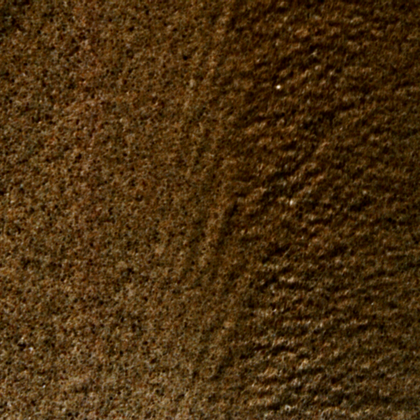
%> input picture MASTER_mispa/TUT.IMG.lbp/matlab/Sand.1.png, 420 x 420 px, shrunk from 512 x 512 before the run, given in place of Sand.1.bmp, which was not available
$ octave demo.m   (GNU Octave 9; MATLAB toolbox functions it lacks are replaced by stand-ins)
%> lines starting %> are read from the running program, lines starting %| are printed output that depends on the picture; pictures that were not available may be replaced by others from this repository, and a replacement may not be noted
### MASTER_mispa/TUT.IMG.lbp/matlab/LBP.m
function h = LBP(A)
% Local Binary Pattern of image A
% construct descriptor for each pixel, then evaluate histogram
% A: grayscale image
[m,n] = size(A);

B = zeros(m,n);

% binary code for pixel description
code = [1 2 4; 8 0 16; 32 64 128];

% loop over all pixels
parfor i=2:m-1
    for j=2:n-1
        w = A(i-1:i+1,j-1:j+1);
        w = (w >= A(i,j));
        w = w.*code;
        B(i,j) = sum(w(:));
    end
end

B = B(2:end-1,2:end-1);
h = histcounts(B(:), 256, 'normalization', 'probability');

### MASTER_mispa/TUT.IMG.lbp/matlab/demo.m
%% CORRECTION TUTORIAL "Local Binary Patterns"

%% 0 - Cleaning

clear all;
close all;
clc;

%% 1 - LBP construction

A = imread('images/Sand.1.bmp');
%> A is the input picture: size 420x420x3 uint8; mean R, G, B 73.1, 47.1, 15.4
A = rgb2gray(A);
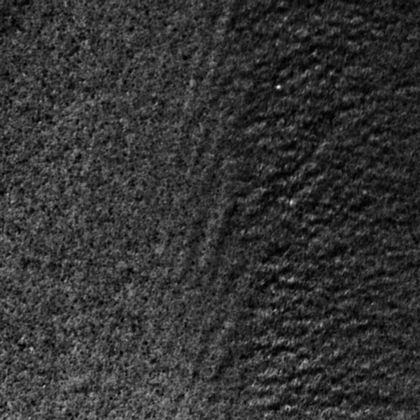
%> A: size 420x420 uint8; min 0, max 227, mean 51.3
h = LBP(A);
%> h = 256 values, max 0.0484 at index 256, min 0 at index 91, mean 0.00391
bar(h);
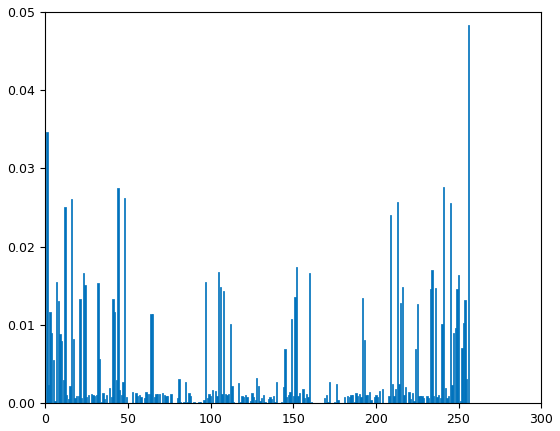
%> figure redrawn from the program's plot data; tallest bar 0.0484 high, from x = 255.6 to 256.4

%% 2 - Classification
% read all images by type of texture, and display their LBP
% they should look really similar
rep='images/';

name_image = 'Terrain';
LBP_Terrain = cell(1,4);

for i = 1:4
%> (the run ends here)

$ run again, with MASTER_mispa/TUT.IMG.lbp/matlab/Metal.1.png copied over MASTER_mispa/TUT.IMG.lbp/matlab/Sand.1.png
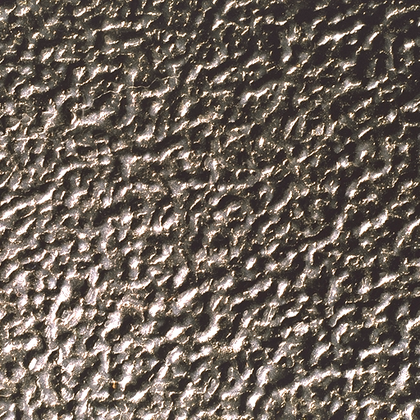
%> input picture MASTER_mispa/TUT.IMG.lbp/matlab/Metal.1.png, 420 x 420 px, shrunk from 512 x 512 before the run, given in place of Sand.1.bmp, which was not available
%> A is the input picture: size 420x420x3 uint8; mean R, G, B 110.3, 99.3, 90.2
%> `A = rgb2gray(A);`:
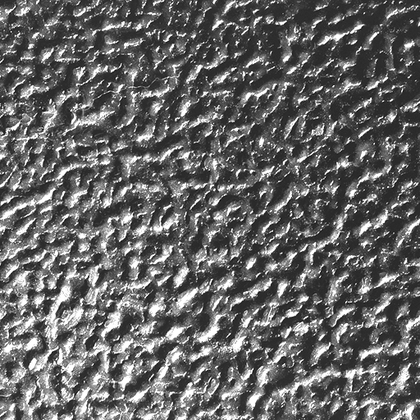
%> A: size 420x420 uint8; min 8, max 255, mean 101.5
%> h = 256 values, max 0.0807 at index 256, min 0.00016 at index 91, mean 0.00391
%> `bar(h);`:
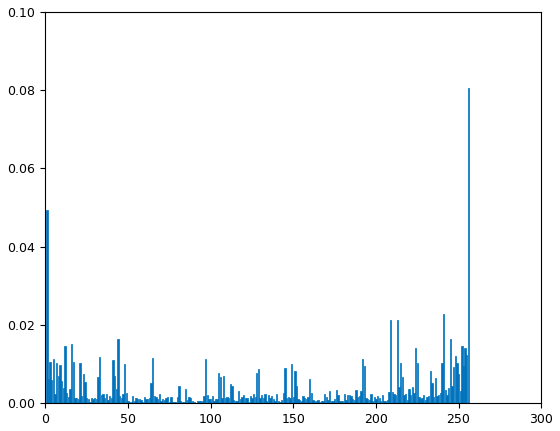
%> figure redrawn from the program's plot data; tallest bar 0.0807 high, from x = 255.6 to 256.4

$ run again, with MASTER_mispa/TUT.IMG.lbp/matlab/Terrain.1.png copied over MASTER_mispa/TUT.IMG.lbp/matlab/Sand.1.png
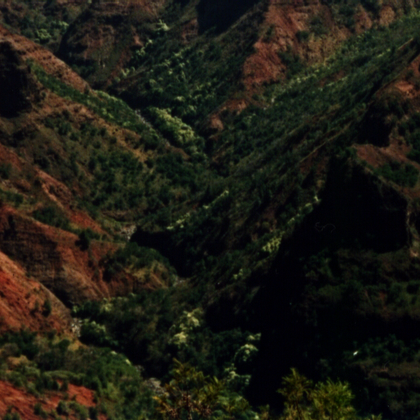
%> input picture MASTER_mispa/TUT.IMG.lbp/matlab/Terrain.1.png, 420 x 420 px, shrunk from 512 x 512 before the run, given in place of Sand.1.bmp, which was not available
%> A is the input picture: size 420x420x3 uint8; mean R, G, B 30.2, 28, 19.4
%> `A = rgb2gray(A);`:
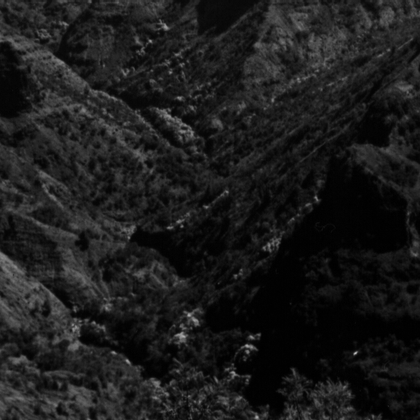
%> A: size 420x420 uint8; min 0, max 192, mean 27.7
%> h = 256 values, max 0.0895 at index 256, min 6.3e-05 at index 91, mean 0.00391
%> `bar(h);`:
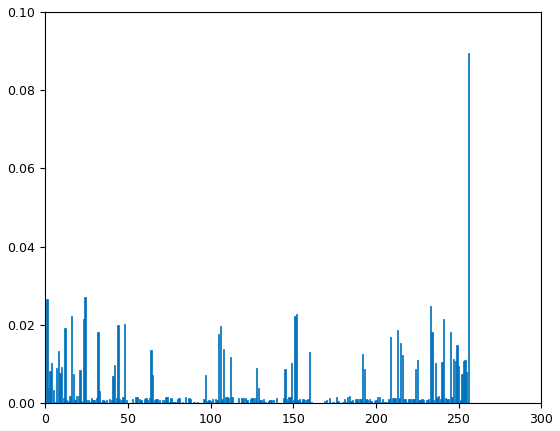
%> figure redrawn from the program's plot data; tallest bar 0.0895 high, from x = 255.6 to 256.4
